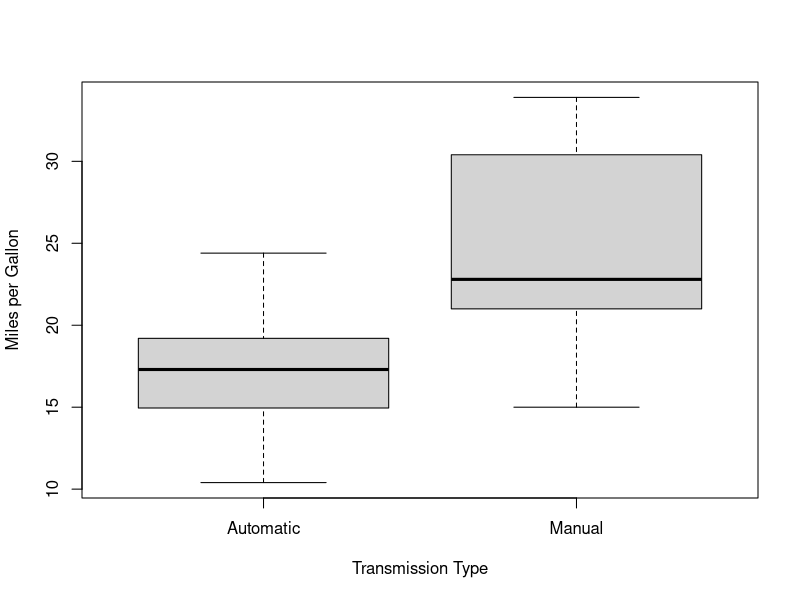
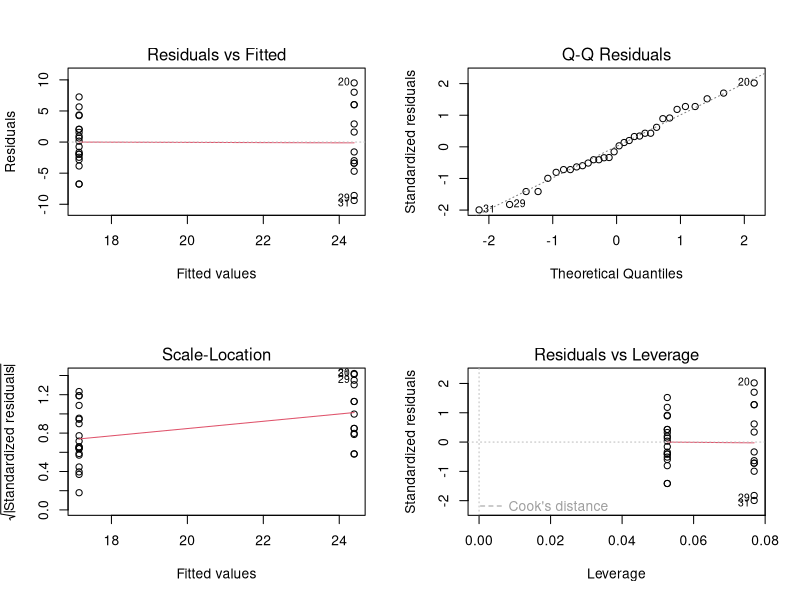

Generate these figures, in order, with R:
## ---- chunk 1
knitr::opts_chunk$set(echo = TRUE)
## ---- chunk 2
f <- factor(mtcars$am, labels = c("Automatic", "Manual"))
fit <- lm(mtcars$mpg ~ f - 1)
summary(fit)
## ---- chunk 3
fit2 <- lm(mtcars$mpg ~ f)
summary(fit2)
## ---- chunk 4
confint(fit)
## ---- chunk 5
plot(y = mtcars$mpg, x = factor(mtcars$am, labels = c("Automatic", "Manual")), xlab = "Transmission Type", ylab = "Miles per Gallon")
## ---- chunk 6
par(mfrow = c(2,2))
plot(fit)
par(mfrow = c(1,1))
